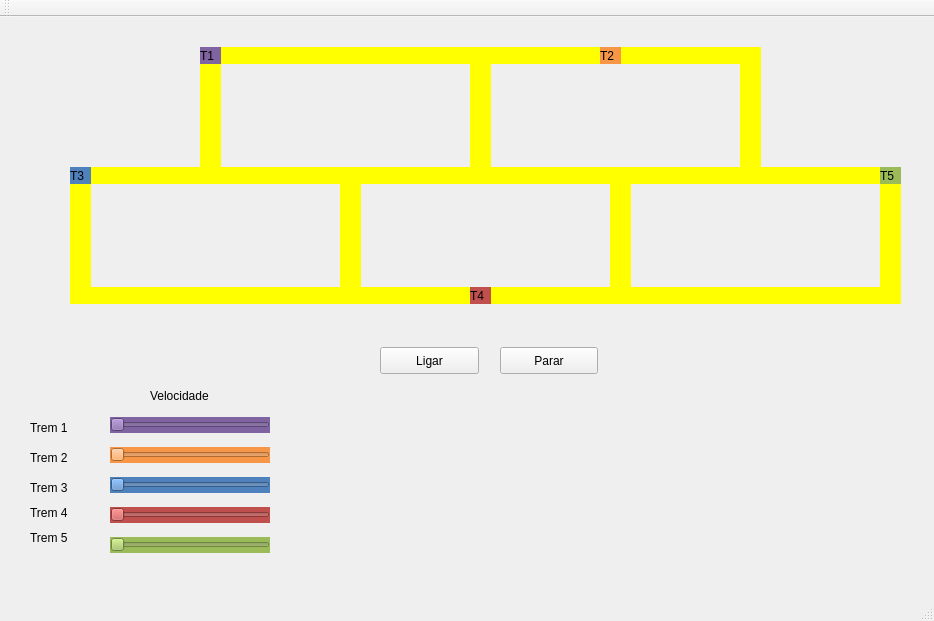
<?xml version="1.0" encoding="UTF-8"?>
<ui version="4.0">
 <class>MainWindow</class>
 <widget class="QMainWindow" name="MainWindow">
  <property name="geometry">
   <rect>
    <x>0</x>
    <y>0</y>
    <width>934</width>
    <height>621</height>
   </rect>
  </property>
  <property name="windowTitle">
   <string>Sistemas Operacionais</string>
  </property>
  <widget class="QWidget" name="centralWidget">
   <widget class="QLabel" name="label_trem1">
    <property name="geometry">
     <rect>
      <x>200</x>
      <y>30</y>
      <width>21</width>
      <height>17</height>
     </rect>
    </property>
    <property name="autoFillBackground">
     <bool>false</bool>
    </property>
    <property name="styleSheet">
     <string notr="true">QLabel { background: rgb(128, 100, 162)}</string>
    </property>
    <property name="text">
     <string>T1</string>
    </property>
   </widget>
   <widget class="QLabel" name="label_trilho">
    <property name="geometry">
     <rect>
      <x>220</x>
      <y>30</y>
      <width>250</width>
      <height>17</height>
     </rect>
    </property>
    <property name="styleSheet">
     <string notr="true">QLabel { background: yellow}</string>
    </property>
    <property name="text">
     <string/>
    </property>
   </widget>
   <widget class="QLabel" name="label_trilho_4">
    <property name="geometry">
     <rect>
      <x>220</x>
      <y>150</y>
      <width>250</width>
      <height>17</height>
     </rect>
    </property>
    <property name="styleSheet">
     <string notr="true">QLabel { background: yellow}</string>
    </property>
    <property name="text">
     <string/>
    </property>
   </widget>
   <widget class="QLabel" name="label_trilho_9">
    <property name="geometry">
     <rect>
      <x>470</x>
      <y>30</y>
      <width>21</width>
      <height>137</height>
     </rect>
    </property>
    <property name="styleSheet">
     <string notr="true">QLabel { background: yellow}</string>
    </property>
    <property name="text">
     <string/>
    </property>
   </widget>
   <widget class="QLabel" name="label_trilho_13">
    <property name="geometry">
     <rect>
      <x>200</x>
      <y>30</y>
      <width>21</width>
      <height>137</height>
     </rect>
    </property>
    <property name="styleSheet">
     <string notr="true">QLabel { background: yellow}</string>
    </property>
    <property name="text">
     <string/>
    </property>
   </widget>
   <widget class="QPushButton" name="pushButton">
    <property name="geometry">
     <rect>
      <x>380</x>
      <y>330</y>
      <width>99</width>
      <height>27</height>
     </rect>
    </property>
    <property name="text">
     <string>Ligar</string>
    </property>
   </widget>
   <widget class="QPushButton" name="pushButton_2">
    <property name="geometry">
     <rect>
      <x>500</x>
      <y>330</y>
      <width>98</width>
      <height>27</height>
     </rect>
    </property>
    <property name="text">
     <string>Parar</string>
    </property>
   </widget>
   <widget class="QLabel" name="label_trilho_14">
    <property name="geometry">
     <rect>
      <x>740</x>
      <y>30</y>
      <width>21</width>
      <height>137</height>
     </rect>
    </property>
    <property name="styleSheet">
     <string notr="true">QLabel { background: yellow}</string>
    </property>
    <property name="text">
     <string/>
    </property>
   </widget>
   <widget class="QLabel" name="label_trilho_2">
    <property name="geometry">
     <rect>
      <x>490</x>
      <y>30</y>
      <width>250</width>
      <height>17</height>
     </rect>
    </property>
    <property name="styleSheet">
     <string notr="true">QLabel { background: yellow}</string>
    </property>
    <property name="text">
     <string/>
    </property>
   </widget>
   <widget class="QLabel" name="label_trilho_5">
    <property name="geometry">
     <rect>
      <x>490</x>
      <y>150</y>
      <width>250</width>
      <height>17</height>
     </rect>
    </property>
    <property name="styleSheet">
     <string notr="true">QLabel { background: yellow}</string>
    </property>
    <property name="text">
     <string/>
    </property>
   </widget>
   <widget class="QLabel" name="label_trem2">
    <property name="geometry">
     <rect>
      <x>600</x>
      <y>30</y>
      <width>21</width>
      <height>17</height>
     </rect>
    </property>
    <property name="styleSheet">
     <string notr="true">QLabel { background: rgb(247, 150, 70)}</string>
    </property>
    <property name="text">
     <string>T2</string>
    </property>
   </widget>
   <widget class="QLabel" name="label_trilho_3">
    <property name="geometry">
     <rect>
      <x>630</x>
      <y>150</y>
      <width>250</width>
      <height>17</height>
     </rect>
    </property>
    <property name="styleSheet">
     <string notr="true">QLabel { background: yellow}</string>
    </property>
    <property name="text">
     <string/>
    </property>
   </widget>
   <widget class="QLabel" name="label_trilho_15">
    <property name="geometry">
     <rect>
      <x>880</x>
      <y>150</y>
      <width>21</width>
      <height>137</height>
     </rect>
    </property>
    <property name="styleSheet">
     <string notr="true">QLabel { background: yellow}</string>
    </property>
    <property name="text">
     <string/>
    </property>
   </widget>
   <widget class="QLabel" name="label_trilho_6">
    <property name="geometry">
     <rect>
      <x>630</x>
      <y>270</y>
      <width>250</width>
      <height>17</height>
     </rect>
    </property>
    <property name="styleSheet">
     <string notr="true">QLabel { background: yellow}</string>
    </property>
    <property name="text">
     <string/>
    </property>
   </widget>
   <widget class="QLabel" name="label_trem3">
    <property name="geometry">
     <rect>
      <x>70</x>
      <y>150</y>
      <width>21</width>
      <height>17</height>
     </rect>
    </property>
    <property name="styleSheet">
     <string notr="true">QLabel { background: rgb(79, 129, 189)}</string>
    </property>
    <property name="text">
     <string>T3</string>
    </property>
   </widget>
   <widget class="QLabel" name="label_trilho_10">
    <property name="geometry">
     <rect>
      <x>610</x>
      <y>150</y>
      <width>21</width>
      <height>137</height>
     </rect>
    </property>
    <property name="styleSheet">
     <string notr="true">QLabel { background: yellow}</string>
    </property>
    <property name="text">
     <string/>
    </property>
   </widget>
   <widget class="QLabel" name="label_trilho_7">
    <property name="geometry">
     <rect>
      <x>360</x>
      <y>270</y>
      <width>250</width>
      <height>17</height>
     </rect>
    </property>
    <property name="styleSheet">
     <string notr="true">QLabel { background: yellow}</string>
    </property>
    <property name="text">
     <string/>
    </property>
   </widget>
   <widget class="QLabel" name="label_trilho_11">
    <property name="geometry">
     <rect>
      <x>340</x>
      <y>150</y>
      <width>21</width>
      <height>137</height>
     </rect>
    </property>
    <property name="styleSheet">
     <string notr="true">QLabel { background: yellow}</string>
    </property>
    <property name="text">
     <string/>
    </property>
   </widget>
   <widget class="QLabel" name="label_trilho_8">
    <property name="geometry">
     <rect>
      <x>90</x>
      <y>270</y>
      <width>250</width>
      <height>17</height>
     </rect>
    </property>
    <property name="styleSheet">
     <string notr="true">QLabel { background: yellow}</string>
    </property>
    <property name="text">
     <string/>
    </property>
   </widget>
   <widget class="QLabel" name="label_trilho_12">
    <property name="geometry">
     <rect>
      <x>70</x>
      <y>150</y>
      <width>21</width>
      <height>137</height>
     </rect>
    </property>
    <property name="styleSheet">
     <string notr="true">QLabel { background: yellow}</string>
    </property>
    <property name="text">
     <string/>
    </property>
   </widget>
   <widget class="QLabel" name="label_trem4">
    <property name="geometry">
     <rect>
      <x>470</x>
      <y>270</y>
      <width>21</width>
      <height>17</height>
     </rect>
    </property>
    <property name="styleSheet">
     <string notr="true">QLabel { background: rgb(192, 80, 77)}</string>
    </property>
    <property name="text">
     <string>T4</string>
    </property>
   </widget>
   <widget class="QLabel" name="label_trem5">
    <property name="geometry">
     <rect>
      <x>880</x>
      <y>150</y>
      <width>21</width>
      <height>17</height>
     </rect>
    </property>
    <property name="styleSheet">
     <string notr="true">QLabel { background: rgb(155, 187, 89)}</string>
    </property>
    <property name="text">
     <string>T5</string>
    </property>
   </widget>
   <widget class="QLabel" name="label">
    <property name="geometry">
     <rect>
      <x>150</x>
      <y>370</y>
      <width>81</width>
      <height>17</height>
     </rect>
    </property>
    <property name="text">
     <string>Velocidade</string>
    </property>
   </widget>
   <widget class="QLabel" name="label_2">
    <property name="geometry">
     <rect>
      <x>30</x>
      <y>400</y>
      <width>71</width>
      <height>21</height>
     </rect>
    </property>
    <property name="text">
     <string>Trem 1</string>
    </property>
   </widget>
   <widget class="QLabel" name="label_3">
    <property name="geometry">
     <rect>
      <x>30</x>
      <y>420</y>
      <width>261</width>
      <height>41</height>
     </rect>
    </property>
    <property name="text">
     <string>Trem 2</string>
    </property>
   </widget>
   <widget class="QLabel" name="label_4">
    <property name="geometry">
     <rect>
      <x>30</x>
      <y>460</y>
      <width>301</width>
      <height>21</height>
     </rect>
    </property>
    <property name="text">
     <string>Trem 3</string>
    </property>
   </widget>
   <widget class="QLabel" name="label_6">
    <property name="geometry">
     <rect>
      <x>30</x>
      <y>480</y>
      <width>281</width>
      <height>31</height>
     </rect>
    </property>
    <property name="text">
     <string>Trem 4</string>
    </property>
   </widget>
   <widget class="QLabel" name="label_7">
    <property name="geometry">
     <rect>
      <x>30</x>
      <y>500</y>
      <width>301</width>
      <height>41</height>
     </rect>
    </property>
    <property name="text">
     <string>Trem 5</string>
    </property>
   </widget>
   <widget class="QSlider" name="horizontalSlider">
    <property name="geometry">
     <rect>
      <x>110</x>
      <y>400</y>
      <width>160</width>
      <height>16</height>
     </rect>
    </property>
    <property name="layoutDirection">
     <enum>Qt::LeftToRight</enum>
    </property>
    <property name="styleSheet">
     <string notr="true">QSlider { background: rgb(128, 100, 162)}</string>
    </property>
    <property name="minimum">
     <number>1</number>
    </property>
    <property name="maximum">
     <number>200</number>
    </property>
    <property name="value">
     <number>1</number>
    </property>
    <property name="sliderPosition">
     <number>1</number>
    </property>
    <property name="orientation">
     <enum>Qt::Horizontal</enum>
    </property>
    <property name="invertedAppearance">
     <bool>false</bool>
    </property>
    <property name="invertedControls">
     <bool>false</bool>
    </property>
   </widget>
   <widget class="QSlider" name="horizontalSlider_2">
    <property name="geometry">
     <rect>
      <x>110</x>
      <y>430</y>
      <width>160</width>
      <height>16</height>
     </rect>
    </property>
    <property name="layoutDirection">
     <enum>Qt::LeftToRight</enum>
    </property>
    <property name="styleSheet">
     <string notr="true">QSlider { background: rgb(247, 150, 70)}</string>
    </property>
    <property name="minimum">
     <number>1</number>
    </property>
    <property name="maximum">
     <number>200</number>
    </property>
    <property name="value">
     <number>1</number>
    </property>
    <property name="orientation">
     <enum>Qt::Horizontal</enum>
    </property>
    <property name="invertedAppearance">
     <bool>false</bool>
    </property>
    <property name="invertedControls">
     <bool>false</bool>
    </property>
   </widget>
   <widget class="QSlider" name="horizontalSlider_3">
    <property name="geometry">
     <rect>
      <x>110</x>
      <y>460</y>
      <width>160</width>
      <height>16</height>
     </rect>
    </property>
    <property name="layoutDirection">
     <enum>Qt::LeftToRight</enum>
    </property>
    <property name="styleSheet">
     <string notr="true">QSlider { background: rgb(79, 129, 189)}</string>
    </property>
    <property name="minimum">
     <number>1</number>
    </property>
    <property name="maximum">
     <number>200</number>
    </property>
    <property name="value">
     <number>1</number>
    </property>
    <property name="orientation">
     <enum>Qt::Horizontal</enum>
    </property>
    <property name="invertedAppearance">
     <bool>false</bool>
    </property>
    <property name="invertedControls">
     <bool>false</bool>
    </property>
   </widget>
   <widget class="QSlider" name="horizontalSlider_4">
    <property name="geometry">
     <rect>
      <x>110</x>
      <y>490</y>
      <width>160</width>
      <height>16</height>
     </rect>
    </property>
    <property name="layoutDirection">
     <enum>Qt::LeftToRight</enum>
    </property>
    <property name="styleSheet">
     <string notr="true">QSlider { background: rgb(192, 80, 77)}</string>
    </property>
    <property name="minimum">
     <number>1</number>
    </property>
    <property name="maximum">
     <number>200</number>
    </property>
    <property name="value">
     <number>1</number>
    </property>
    <property name="orientation">
     <enum>Qt::Horizontal</enum>
    </property>
    <property name="invertedAppearance">
     <bool>false</bool>
    </property>
    <property name="invertedControls">
     <bool>false</bool>
    </property>
   </widget>
   <widget class="QSlider" name="horizontalSlider_5">
    <property name="geometry">
     <rect>
      <x>110</x>
      <y>520</y>
      <width>160</width>
      <height>16</height>
     </rect>
    </property>
    <property name="layoutDirection">
     <enum>Qt::LeftToRight</enum>
    </property>
    <property name="autoFillBackground">
     <bool>false</bool>
    </property>
    <property name="styleSheet">
     <string notr="true">QSlider { background: rgb(155, 187, 89)}</string>
    </property>
    <property name="minimum">
     <number>1</number>
    </property>
    <property name="maximum">
     <number>100</number>
    </property>
    <property name="value">
     <number>1</number>
    </property>
    <property name="orientation">
     <enum>Qt::Horizontal</enum>
    </property>
    <property name="invertedAppearance">
     <bool>false</bool>
    </property>
   </widget>
   <widget class="QLabel" name="label_trilho_16">
    <property name="geometry">
     <rect>
      <x>80</x>
      <y>150</y>
      <width>250</width>
      <height>17</height>
     </rect>
    </property>
    <property name="styleSheet">
     <string notr="true">QLabel { background: yellow}</string>
    </property>
    <property name="text">
     <string/>
    </property>
   </widget>
   <zorder>label_trilho_6</zorder>
   <zorder>label_trilho_15</zorder>
   <zorder>label_trilho_3</zorder>
   <zorder>label_trilho_14</zorder>
   <zorder>label_trilho_16</zorder>
   <zorder>label_trilho_8</zorder>
   <zorder>label_trilho_12</zorder>
   <zorder>label_trilho_10</zorder>
   <zorder>label_trilho_11</zorder>
   <zorder>label_trilho</zorder>
   <zorder>label_trilho_4</zorder>
   <zorder>label_trilho_9</zorder>
   <zorder>label_trilho_13</zorder>
   <zorder>label_trem1</zorder>
   <zorder>pushButton</zorder>
   <zorder>pushButton_2</zorder>
   <zorder>label_trilho_2</zorder>
   <zorder>label_trilho_5</zorder>
   <zorder>label_trem2</zorder>
   <zorder>label_trem3</zorder>
   <zorder>label_trilho_7</zorder>
   <zorder>label_trem4</zorder>
   <zorder>label_trem5</zorder>
   <zorder>label</zorder>
   <zorder>label_2</zorder>
   <zorder>label_3</zorder>
   <zorder>label_4</zorder>
   <zorder>label_6</zorder>
   <zorder>label_7</zorder>
   <zorder>horizontalSlider</zorder>
   <zorder>horizontalSlider_2</zorder>
   <zorder>horizontalSlider_3</zorder>
   <zorder>horizontalSlider_4</zorder>
   <zorder>horizontalSlider_5</zorder>
  </widget>
  <widget class="QMenuBar" name="menuBar">
   <property name="geometry">
    <rect>
     <x>0</x>
     <y>0</y>
     <width>934</width>
     <height>20</height>
    </rect>
   </property>
  </widget>
  <widget class="QToolBar" name="mainToolBar">
   <attribute name="toolBarArea">
    <enum>TopToolBarArea</enum>
   </attribute>
   <attribute name="toolBarBreak">
    <bool>false</bool>
   </attribute>
  </widget>
  <widget class="QStatusBar" name="statusBar"/>
 </widget>
 <layoutdefault spacing="6" margin="11"/>
 <resources/>
 <connections/>
</ui>
